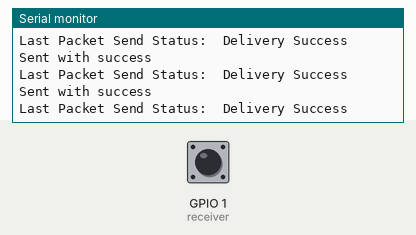
Bench run of a sketch on a simulated ESP32. Shown: the last lines printed to the serial monitor. The test bench sets the inputs (shaded band); at power-on: GPIO 1 (receiver) HIGH.

Above: at 1.2 s.
1.3 s: GPIO 1 (receiver) driven LOW
At 2.5 s:
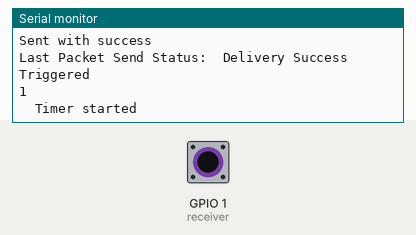
2.8 s: GPIO 1 (receiver) pulsed HIGH 5 times (0.12 s each, 0.3 s apart)
At 5.1 s:
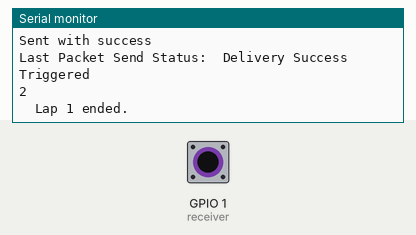

Measured:
- after the input at 1.3 s, the serial monitor: prints a new line at once (image 1)
- after the input at 2.8 s, the serial monitor: prints a new line after 1.3 s (image 2)

The sketch:

ESP32NOW_Sender_1.ino
```cpp
#include <esp_now.h>
#include <WiFi.h>

int receiver = D0;
int Lpbd1, Cpbd1;
int counter = 0;
long currentTime = 0;
long startTime = 0;
long lap1Time, lap2Time, lap3Time = 0;
long elapsedTime = 0;
int sw = 0;
//to avoid error
int error = 2500;

// REPLACE WITH YOUR RECEIVER MAC Address
uint8_t broadcastAddress[] = {0x64, 0xE8, 0x33, 0x83, 0xDD, 0x98};

// Structure example to send data
// Must match the receiver structure
typedef struct struct_message
{
  long elapsed;

  int lapcount;
  long lap1T;
  long lap2T;
  long lap3T;

} struct_message;

// Create a struct_message called myData
struct_message myData;

esp_now_peer_info_t peerInfo;

// callback when data is sent
void OnDataSent(const uint8_t *mac_addr, esp_now_send_status_t status)
{
  Serial.print("\r\nLast Packet Send Status:\t");
  Serial.println(status == ESP_NOW_SEND_SUCCESS ? "Delivery Success" : "Delivery Fail");
}

void setup()
{
  // Init Serial Monitor
  Serial.begin(115200);
  pinMode(receiver, INPUT);

  // Set device as a Wi-Fi Station
  WiFi.mode(WIFI_STA);

  // Init ESP-NOW
  if (esp_now_init() != ESP_OK)
  {
    Serial.println("Error initializing ESP-NOW");
    return;
  }

  // Once ESPNow is successfully Init, we will register for Send CB to
  // get the status of Trasnmitted packet
  esp_now_register_send_cb(OnDataSent);

  // Register peer
  memcpy(peerInfo.peer_addr, broadcastAddress, 6);
  peerInfo.channel = 0;
  peerInfo.encrypt = false;

  // Add peer
  if (esp_now_add_peer(&peerInfo) != ESP_OK)
  {
    Serial.println("Failed to add peer");
    return;
  }
}

void loop() {
  currentTime = millis();

  Lpbd1 = Cpbd1;              //SAVE
  Cpbd1 = digitalRead(receiver);  //READ

  if (Lpbd1 == 1 && Cpbd1 == 0)
  {
    Serial.println("Triggered");
    counter = counter + 1;
    Serial.println(counter);
    // long startTime = currentTime;

    switch (counter)
    {
      case 1:
      Serial.print("  Timer started");
      startTime = currentTime;
      sw = 1;
      delay(error);
      break;

      case 2:
      Serial.print("  Lap 1 ended.");
      lap1Time = currentTime - startTime;
      delay(error);
      break;

      case 3:
      Serial.print("  Lap 2 ended.");
      lap2Time = currentTime - startTime;
      delay(error);
      break;

      case 4:
      Serial.print("  Lap 3 ended, Timer stopped");
      lap3Time = currentTime - startTime;
      sw = 2;
      delay(error);
      break;
    }
  }

  if (sw == 1)
  {
    elapsedTime = currentTime - startTime;
  }
  else if (sw == 2)
  {
    elapsedTime = lap3Time;

    // //temp
    // delay(5000);
    // counter = 0;
    // elapsedTime = 0;
    // sw = 0;
  }

  // int minutes = elapsedTime / (60 * 1000); // Convert milliseconds to minutes
  // int seconds = (elapsedTime % (60 * 1000)) / 1000; // Get remaining seconds after removing minutes
  // int milliseconds = elapsedTime % 1000; // Get remaining milliseconds

  // Serial.print("Elapsed Time: ");
  // Serial.print(minutes);
  // Serial.print(":");
  // Serial.print(seconds, DEC);
  // Serial.print(":");
  // Serial.println(milliseconds, DEC);
  // delay(10); // Small delay to avoid ove

////////////////////////////////////////////////////////////////////


  // Set values to send
  // strcpy(myData.a, "THIS IS A CHAR");
  // myData.b = random(1,20);
  // myData.c = 1.2;
  // myData.d = false;
  myData.elapsed = elapsedTime;
  myData.lapcount = counter;
  myData.lap1T = lap1Time;
  myData.lap2T = lap2Time;
  myData.lap3T = lap3Time;

  // Send message via ESP-NOW
  esp_err_t result = esp_now_send(broadcastAddress, (uint8_t *) &myData, sizeof(myData));

  if (result == ESP_OK) {
    Serial.println("Sent with success");
  }
  else {
    Serial.println("Error sending the data");
  }
  delay(10);
}
```
